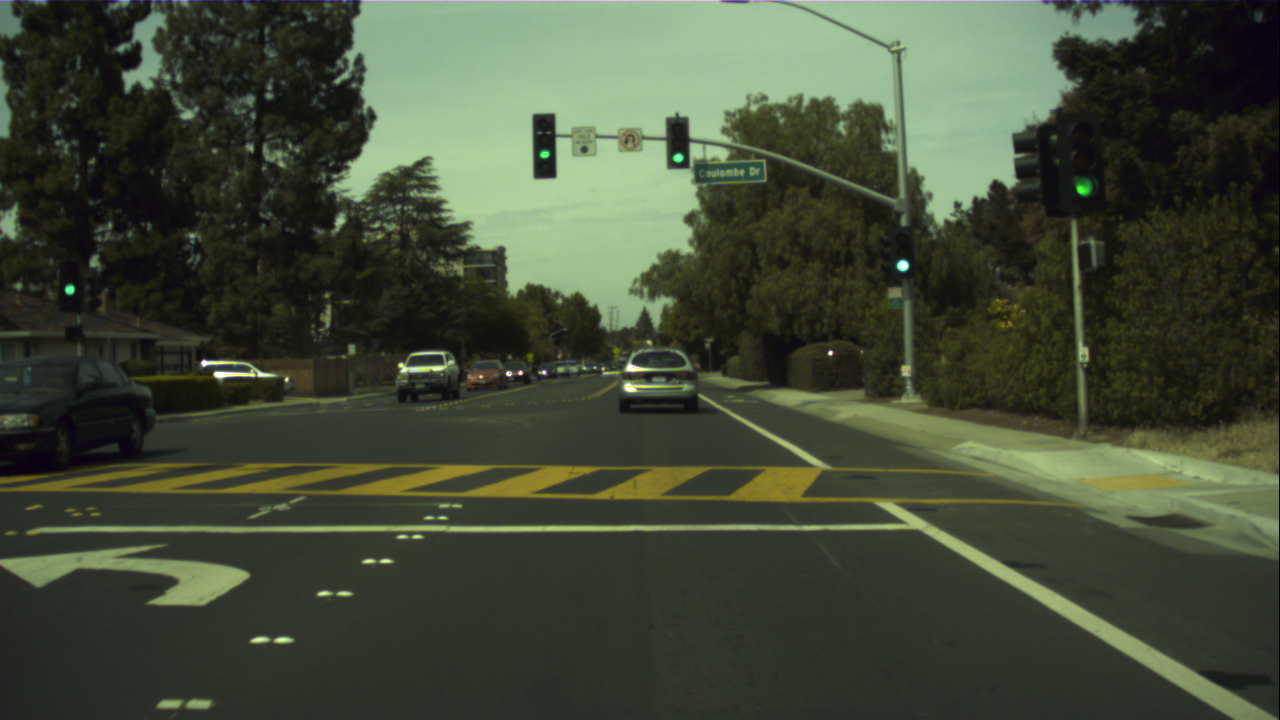
#> input picture 15096.png, 1280 x 720 px
$ python TLRPlayground.py   (older library calls are emulated)
#> lines starting #> are read from the running program, lines starting #| are printed output that depends on the picture; after the words box and inside, x2 and y2 are one past the last pixel; in counts of white or black regions, pixels touching at a corner belong together
import cv2
import numpy as np
from matplotlib import pyplot as plt


# [16 lines left out: function normalizeImage, not called in this run]

def filterImg(img, Ch1Min, Ch1Max, Ch2Min, Ch2Max, Ch3Min, Ch3Max):
    blueCh, greenCh, redCh  = cv2.split(img)
    blueMask = cv2.inRange(redCh, Ch1Min, Ch1Max)
    greenMask = cv2.inRange(greenCh, Ch2Min, Ch2Max)
    redMask = cv2.inRange(blueCh, Ch3Min, Ch3Max)
    #cv2.imshow("blue", redMask)
    #cv2.imshow("green", greenMask)
    #cv2.imshow("red", blueMask)

    maskTemp = cv2.bitwise_and(blueMask, greenMask)
    #cv2.imshow("temp", maskTemp)
    mask = cv2.bitwise_and(maskTemp, redMask)
    #cv2.imshow("mask", mask)
    #cv2.waitKey()
    #cv2.destroyAllWindows()
    return mask

# [21 lines left out: function ROIHistogram, not called in this run]


img = cv2.imread("15096.png")
#> img is the input picture: shape (720, 1280, 3); mean B, G, R 55.8, 74.3, 66.4
# [24 lines of commented-out code are left out]
originalImg = img.copy()
#width, height, channel = img.shape
#print(img.shape[1])
img = img[0:int(img.shape[0]/2), 0:int(img.shape[1]), 0:3].copy()
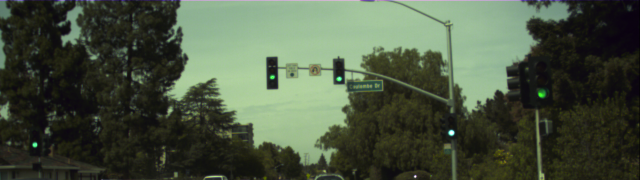
#> img: shape (360, 1280, 3) (shown at 1/2 size); mean B, G, R 63.9, 83.4, 72

# [8 lines of commented-out code are left out]

img_blur = cv2.blur(img, (5, 5))
#cv2.imshow("Blur", img_blur)
#cv2.waitKey()
#cv2.destroyWindow("Blur")

img_hsv = cv2.cvtColor(img, cv2.COLOR_BGR2HSV)
#> img_hsv: shape (360, 1280, 3); mean H, S, V 50.8, 75.5, 84.5
#cv2.imshow("Hsv", img_hsv)
#cv2.waitKey()
#cv2.destroyWindow("Hsv")

img_hsv_blur = cv2.cvtColor(img_blur, cv2.COLOR_BGR2HSV)
#> img_hsv_blur: shape (360, 1280, 3); mean H, S, V 48.2, 72.5, 83.9
#cv2.imshow("Hsv", img_hsv_blur)
#cv2.waitKey()
#cv2.destroyWindow("Hsv")

mask1 = filterImg(img_blur , 25, 75, 100, 255, 0, 150)
#> in filterImg, `blueCh, greenCh, redCh  = cv2.split(img)`:
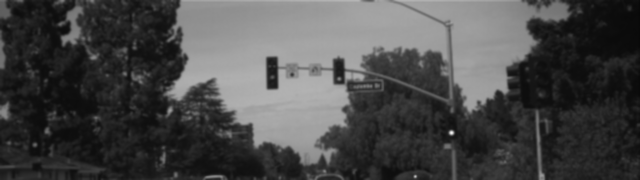
#> redCh: shape (360, 1280) (shown at 1/2 size); min 8, max 249, mean 71.9
#> in filterImg, `blueMask = cv2.inRange(redCh, Ch1Min, Ch1Max)`:
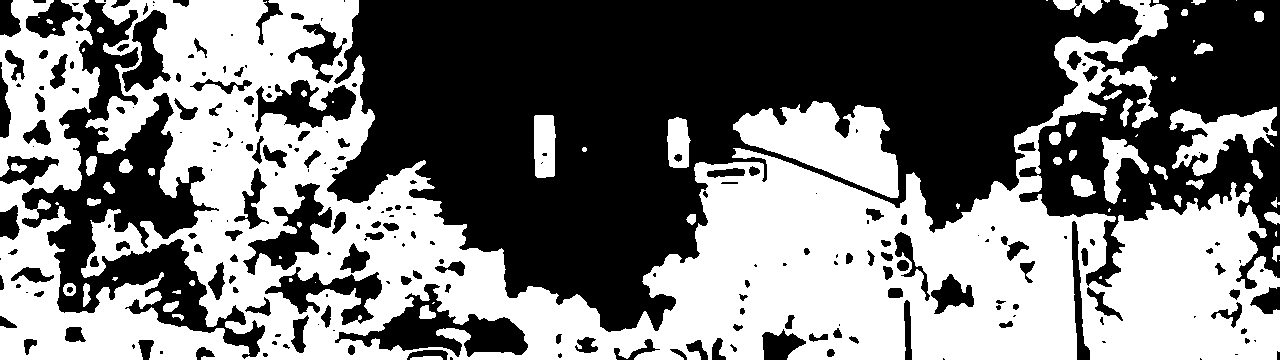
#> blueMask: shape (360, 1280); 47.5% white; 70 white regions (23 under 20 px), largest, box (x1, y1, x2, y2) and area: (0, 0, 1280, 360) 198982, (733, 101, 899, 198) 8564, (1169, 107, 1277, 176) 3403
mask2 = filterImg(img_hsv_blur, 100, 255, 100, 255, 50, 80)
#> call 2 of filterImg, with Ch1Min = 100, Ch1Max = 255, Ch2Min = 100, Ch2Max = 255, Ch3Min = 50, Ch3Max = 80
#> in filterImg (call 2), `blueCh, greenCh, redCh  = cv2.split(img)`:
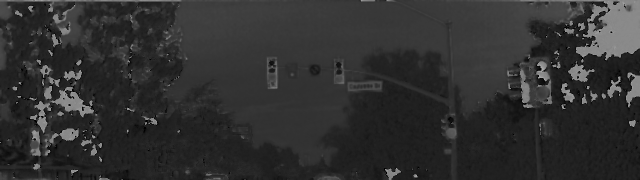
#> blueCh: shape (360, 1280) (shown at 1/2 size); min 0, max 177, mean 48.2
#> in filterImg (call 2), `blueCh, greenCh, redCh  = cv2.split(img)`:
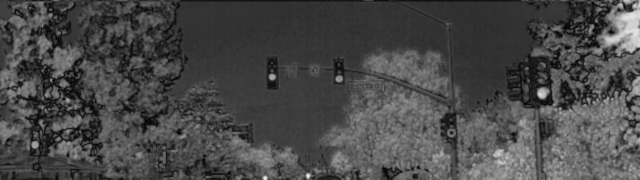
#> greenCh: shape (360, 1280) (shown at 1/2 size); min 0, max 248, mean 72.5
mask3 = filterImg(img_blur, 120, 255, 15, 180, 0, 100)
mask4 = filterImg(img_hsv_blur, 100, 255, 100, 255, 0, 25)
maskTemp1 = cv2.bitwise_or(mask1, mask2)
#> maskTemp1: shape (360, 1280); 0.13% white; 46 white regions (40 under 20 px), largest, box (x1, y1, x2, y2) and area: (1076, 181, 1091, 196) 179, (672, 153, 684, 163) 102, (64, 284, 75, 295) 89, (539, 150, 550, 159) 81, (728, 162, 760, 164) 38, (896, 260, 908, 272) 21
maskTemp2 = cv2.bitwise_or(mask3, mask4)
mask_final = cv2.bitwise_or(maskTemp1, maskTemp2)
#> mask_final: shape (360, 1280); 0.23% white; 110 white regions (102 under 20 px), largest, box (x1, y1, x2, y2) and area: (618, 130, 641, 151) 228, (1076, 181, 1091, 196) 179, (672, 153, 684, 163) 102

kernel = cv2.getStructuringElement(cv2.MORPH_ELLIPSE, (3, 3), (1, 1))
mask_erode = cv2.morphologyEx(mask_final, cv2.MORPH_OPEN, kernel)
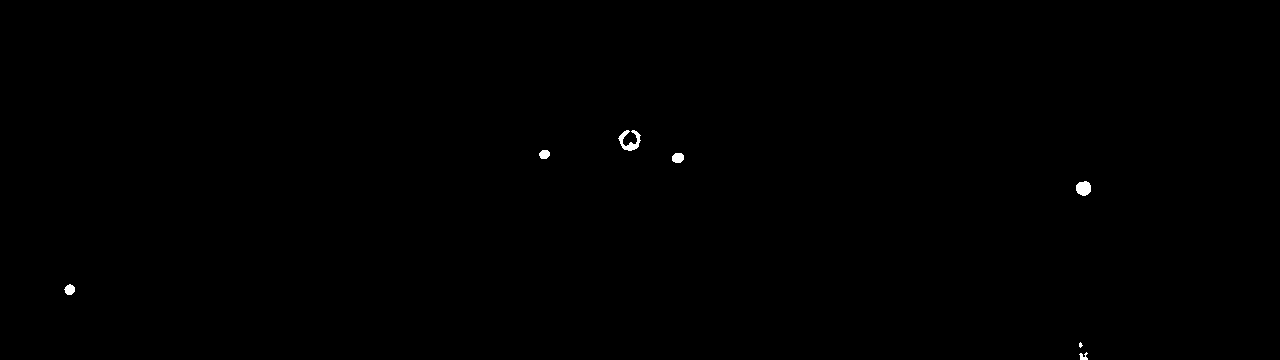
#> mask_erode: shape (360, 1280); 0.16% white; 7 white regions (1 under 20 px), largest, box (x1, y1, x2, y2) and area: (618, 130, 641, 151) 222, (1076, 181, 1091, 196) 178, (672, 153, 684, 163) 101, (64, 284, 75, 295) 88, (539, 150, 550, 159) 80, (1079, 352, 1088, 360) 44
mask_erode = cv2.morphologyEx(mask_erode, cv2.MORPH_CLOSE, kernel)
#> mask_erode: shape (360, 1280); 0.16% white; 7 white regions (1 under 20 px), largest, box (x1, y1, x2, y2) and area: (618, 130, 641, 151) 224, (1076, 181, 1091, 196) 178, (672, 153, 684, 163) 101, (64, 284, 75, 295) 88, (539, 150, 550, 159) 80, (1079, 352, 1088, 360) 48

# [5 lines of commented-out code are left out]

img_filtered = cv2.bitwise_and(img, img, mask=mask_erode)
#cv2.imshow("Filter", img_filtered)
#cv2.waitKey()
#cv2.destroyWindow("Filter")

img_grayscale = cv2.cvtColor(img_filtered, cv2.COLOR_BGR2GRAY)
#cv2.imshow("Grayscale", img_grayscale)
#cv2.waitKey()
#cv2.destroyWindow("Grayscale")

ret, img_globalThreshold = cv2.threshold(img_grayscale, 15, 255, cv2.THRESH_BINARY)
#cv2.imshow("GlobalThreshold", img_globalThreshold)
cv2.imwrite("imgThreshold.png", img_globalThreshold)
#cv2.waitKey()
cv2.destroyAllWindows()

circles = cv2.HoughCircles(img_globalThreshold , cv2.HOUGH_GRADIENT, 1, 100, param1=255, param2=8, minRadius=1, maxRadius=20)
#> circles = [[1082.5, 187.5, 7.1], [625.5, 137.5, 7.1], [68.5, 288.5, 4.6]]
#print(circles)
#tlr_mask = np.zeros((img.shape[0], img.shape[1], 1), np.uint8)
ROIs = []
if circles is not None:
    circles = np.uint16(np.around(circles))
#> circles = [[1082, 188, 7], [626, 138, 7], [68, 288, 5]]
    for i in circles[0,:]:
        # draw the outer circle
        cv2.circle(img,(i[0],i[1]),i[2],(0,255,0),1)
        ROIs.append(img[i[1]-i[2]*8:i[1]+i[2]*8, i[0]-i[2]*4:i[0]+i[2]*4, 0:3])
        #cv2.rectangle(tlr_mask, (i[0]-i[2]*4, i[1]-i[2]*8), (i[0]+i[2]*4, i[1]+i[2]*8),(255), -1)
        # draw the center of the circle
        cv2.circle(img,(i[0],i[1]),1,(0,0,255),1)
#> this loop made 3 passes
#> img: shape (360, 1280, 3); 0.02% of pixels changed, all inside (x1, y1, x2, y2) = (63, 131, 1090, 294)
#> after the loop, ROIs = 3 items

kernel = cv2.getStructuringElement(cv2.MORPH_ELLIPSE, (9, 9))
img_tophat = cv2.morphologyEx(img_grayscale, cv2.MORPH_TOPHAT, kernel)
# [13 lines of commented-out code are left out]
img_grayscale = cv2.cvtColor(img_filtered , cv2.COLOR_BGR2GRAY)


img_edges = cv2.Canny(img_grayscale,50,150,apertureSize = 3)
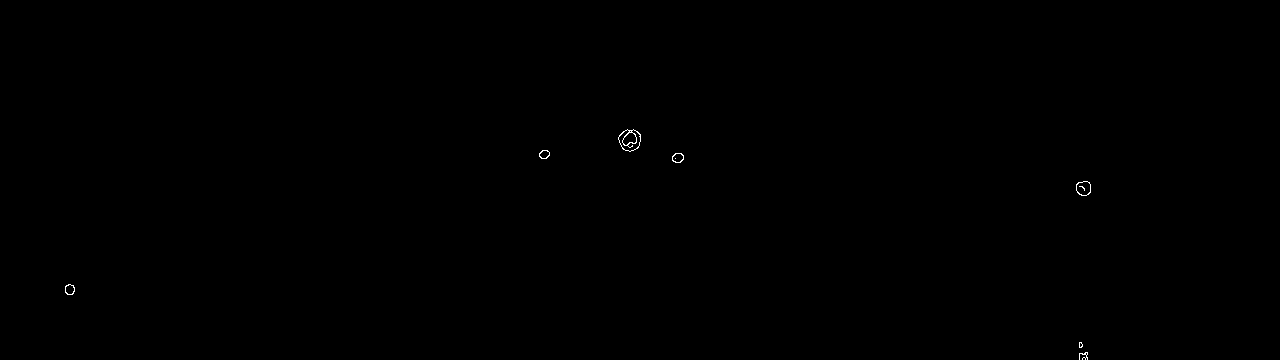
#> img_edges: shape (360, 1280); 0.08% white in thin lines or dots, all inside (x1, y1, x2, y2) = (65, 129, 1091, 360)
#cv2.imshow("Edge", img_edges)
#cv2.waitKey()
lines = cv2.HoughLinesP(img_edges,1,np.pi/180, 30, minLineLength=15, maxLineGap=20 )
#> lines = None
print("lines:\n")
print(lines)
#| None
if lines is not None:
    for line in lines:
        print(line)
        x1 = line[0,0]
        y1 = line[0,1]
        x2 = line[0,2]
        y2 = line[0,3]
        cv2.line(img,(x1,y1), (x2,y2), (0,0,255),1)

# [7 lines of commented-out code are left out]

cv2.waitKey()
cv2.destroyAllWindows()
cv2.waitKey()

$ run again, with 15026.png copied over 15096.png
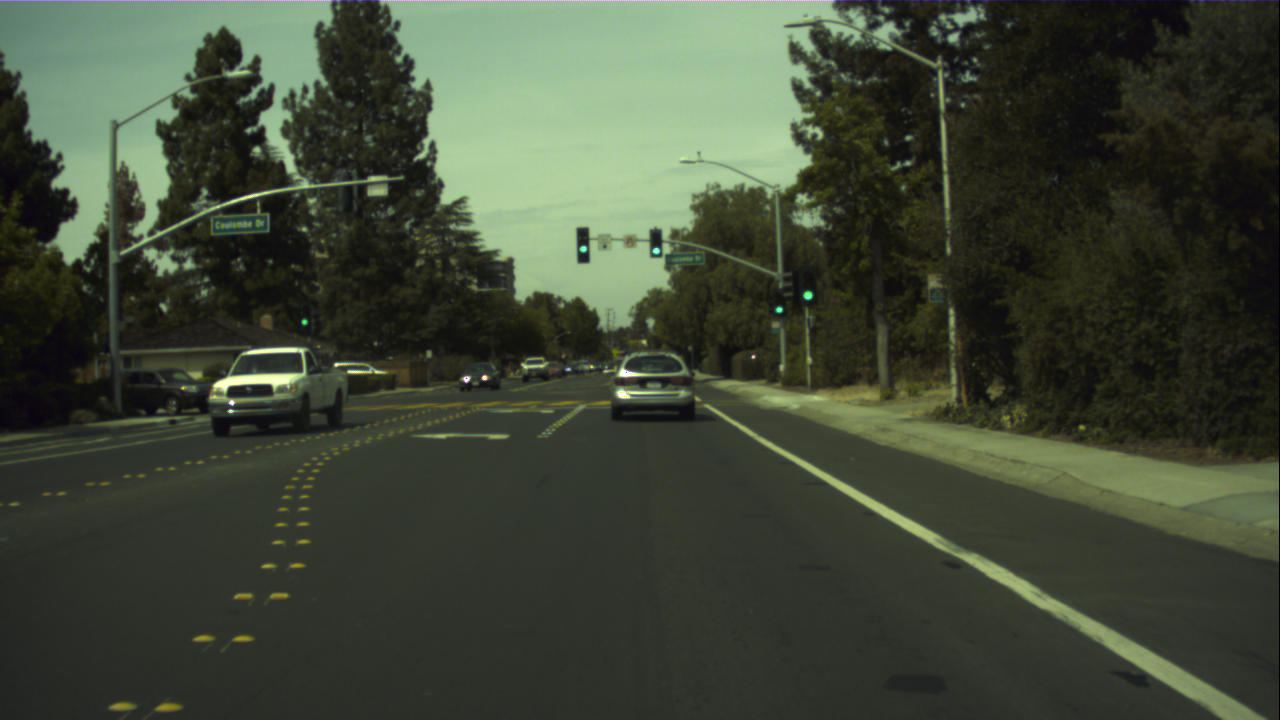
#> input picture 15026.png, 1280 x 720 px
#> img is the input picture: shape (720, 1280, 3); mean B, G, R 54.3, 70.8, 62.9
#> img_hsv: shape (360, 1280, 3); mean H, S, V 47.5, 75.1, 83.6
#> img_hsv_blur: shape (360, 1280, 3); mean H, S, V 44.3, 72.1, 82.9
#> in filterImg, `blueMask = cv2.inRange(redCh, Ch1Min, Ch1Max)`:
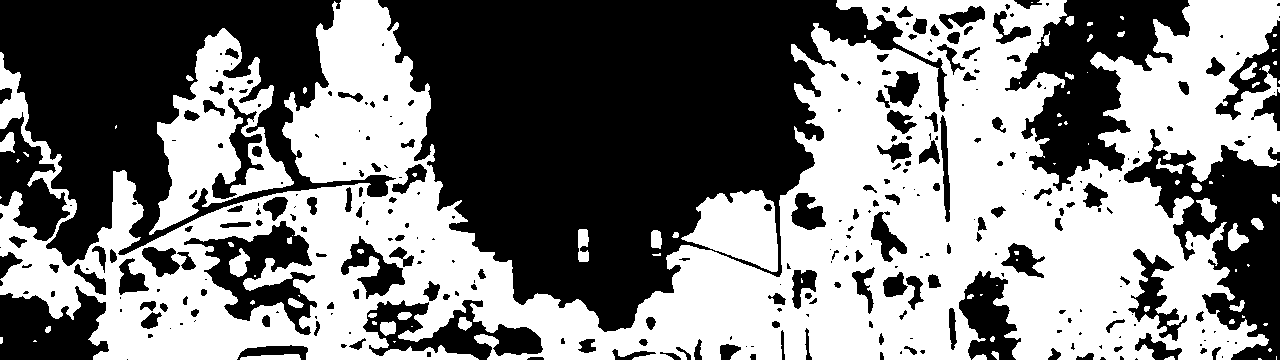
#> blueMask: shape (360, 1280); 49.6% white; 88 white regions (45 under 20 px), largest, box (x1, y1, x2, y2) and area: (0, 0, 1280, 360) 207200, (149, 28, 294, 235) 12189, (681, 190, 778, 272) 4976
#> greenMask: shape (360, 1280); 32.4% white; 78 white regions (39 under 20 px), largest, box (x1, y1, x2, y2) and area: (379, 0, 941, 331) 99198, (0, 0, 390, 265) 45253, (792, 193, 825, 229) 711
#> redMask: shape (360, 1280); 84.5% white; 61 black regions (42 under 20 px), largest, box (x1, y1, x2, y2) and area: (382, 0, 834, 244) 69575, (97, 0, 330, 3) 693, (264, 117, 285, 148) 187
#> maskTemp: shape (360, 1280); 0.04% white in thin lines or dots, all inside (x1, y1, x2, y2) = (217, 220, 813, 325)
#> blueMask: shape (360, 1280); 32.4% white; 79 white regions (39 under 20 px), largest, box (x1, y1, x2, y2) and area: (379, 0, 941, 331) 99200, (0, 0, 390, 265) 45255, (792, 193, 825, 229) 711
#> greenMask: shape (360, 1280); 19.3% white; 983 white regions (754 under 20 px), largest, box (x1, y1, x2, y2) and area: (968, 186, 1242, 360) 18476, (779, 81, 949, 283) 11461, (0, 190, 89, 335) 6238
#> redMask: shape (360, 1280); 31.9% white; 662 white regions (575 under 20 px), largest, box (x1, y1, x2, y2) and area: (378, 0, 912, 333) 89674, (0, 0, 341, 360) 45883, (925, 3, 990, 49) 1444
#> maskTemp: shape (360, 1280); 0.14% white; 76 white regions (68 under 20 px), largest, box (x1, y1, x2, y2) and area: (803, 290, 813, 301) 82, (579, 245, 588, 253) 59, (652, 247, 661, 255) 57
#> mask: shape (360, 1280); 0.05% white; 13 white regions (9 under 20 px), largest, box (x1, y1, x2, y2) and area: (803, 290, 813, 301) 82, (775, 306, 783, 314) 49, (579, 246, 588, 253) 45, (302, 319, 308, 325) 29
#> blueMask: shape (360, 1280); 27.4% white; 36 white regions (14 under 20 px), largest, box (x1, y1, x2, y2) and area: (380, 0, 865, 327) 93529, (33, 0, 332, 263) 26675, (117, 100, 177, 244) 3843
#> greenMask: shape (360, 1280); 78.1% white; 96 black regions (46 under 20 px), largest, box (x1, y1, x2, y2) and area: (395, 0, 837, 298) 85129, (1238, 215, 1280, 337) 2054, (120, 138, 168, 232) 2050
#> redMask: shape (360, 1280); 70% white; 34 black regions (16 under 20 px), largest, box (x1, y1, x2, y2) and area: (379, 0, 866, 328) 94593, (0, 0, 333, 264) 41199, (245, 347, 305, 358) 397
#> maskTemp: shape (360, 1280); 7.9% white; 56 white regions (32 under 20 px), largest, box (x1, y1, x2, y2) and area: (33, 0, 332, 263) 24185, (380, 0, 865, 327) 8063, (117, 100, 177, 244) 1793
#> mask: shape (360, 1280); 0.07% white in thin lines or dots, all inside (x1, y1, x2, y2) = (135, 70, 953, 358)
#> in filterImg (call 4), `redMask = cv2.inRange(blueCh, Ch3Min, Ch3Max)`:
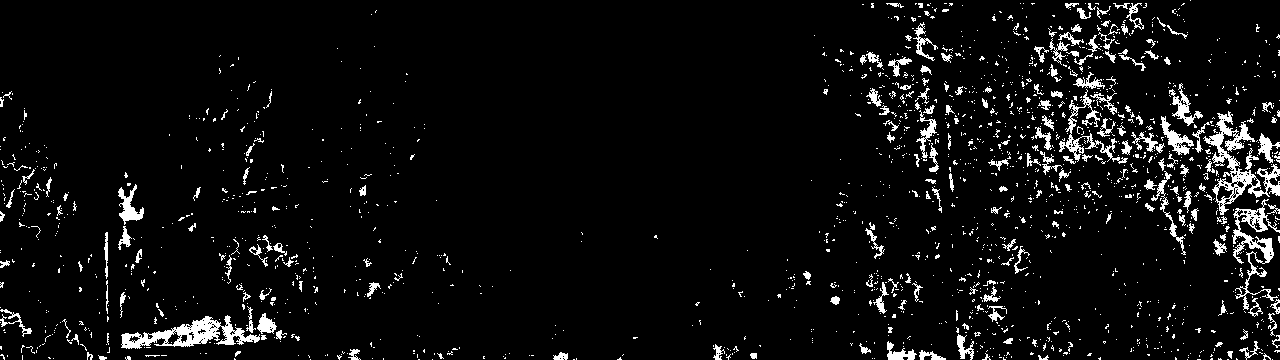
#> redMask: shape (360, 1280); 5.5% white; 1776 white regions (1556 under 20 px), largest, box (x1, y1, x2, y2) and area: (1203, 111, 1280, 215) 2011, (121, 315, 260, 349) 1850, (1232, 199, 1280, 310) 1364
#> mask: shape (360, 1280); every value is 0
#> maskTemp1: shape (360, 1280); 0.07% white; 23 white regions (19 under 20 px), largest, box (x1, y1, x2, y2) and area: (803, 290, 813, 301) 82, (578, 245, 588, 253) 57, (775, 306, 783, 314) 49, (302, 319, 308, 325) 29
#> mask_final: shape (360, 1280); 0.13% white; 115 white regions (107 under 20 px), largest, box (x1, y1, x2, y2) and area: (803, 290, 813, 301) 82, (578, 245, 588, 253) 57, (775, 306, 783, 314) 49
#> `circles = cv2.HoughCircles(img_globalThreshold , cv2.HOUGH_GRADIENT, 1..`: circles = [[806.5, 294.5, 4.6], [304.5, 321.5, 3], [581.5, 248.5, 4]]
#> `circles = np.uint16(np.around(circles))`: circles = [[806, 294, 5], [304, 322, 3], [582, 248, 4]]
#> the loop `for i in circles[0,:]:` made 3 passes
#> after the loop `for i in circles[0,:]:`: ROIs = 3 items
#> img_edges: shape (360, 1280); 0.03% white in thin lines or dots, all inside (x1, y1, x2, y2) = (217, 91, 943, 325)
#> lines = None
#| None
